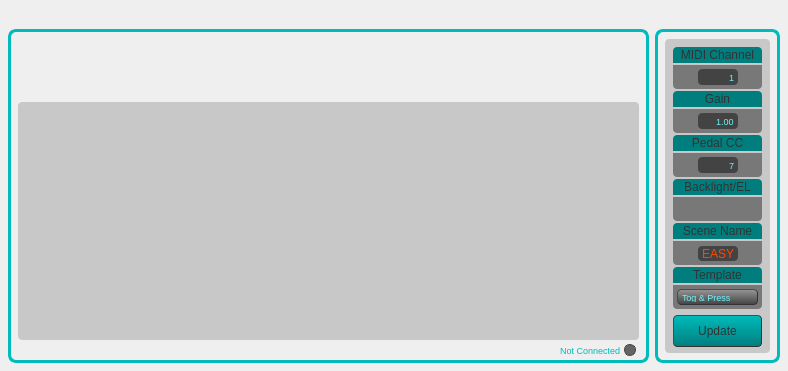
<?xml version="1.0" encoding="UTF-8"?>
<ui version="4.0">
 <class>MainWindow</class>
 <widget class="QMainWindow" name="MainWindow">
  <property name="geometry">
   <rect>
    <x>0</x>
    <y>0</y>
    <width>788</width>
    <height>371</height>
   </rect>
  </property>
  <property name="windowTitle">
   <string>MainWindow</string>
  </property>
  <widget class="QWidget" name="centralWidget">
   <property name="styleSheet">
    <string notr="true">QWidget
{
	background-color: qlineargradient(spread: pan, 
															x1:0, y1:0, x2:1, y2:1, 
															stop:0 rgba(50,50, 50, 255), 
															stop:0.5 rgba(30, 30,30, 255),
															stop:1 rgba(50,50,50, 255)
															);
}

/* ---------- QLabels ------------*/
QLabel
{
	background:		rgba(0,0,0,0);
	color: 				rgba(67, 67, 67, 255);
	font: 				7pt &quot;Arial&quot;;
	border:				none;
}

QLabel:hover
{
	border:				none;
}  

/* ---------- QSpinBox ------------*/
QSpinBox
{
	font-family:&quot;Arial&quot;;
	border-radius:4.0;
	border-color:black;
	background-color: rgba(67, 67, 67, 255);
	font-size: 9px;
	color: rgb(108, 243, 255);;
	padding:0, 0, 0, 0;
	border: none;
}

QSpinBox:hover
{
	border:				none;
}  

/* ---------- QDoubleSpinBox ------------*/
QDoubleSpinBox
{
	font-family:&quot;Arial&quot;;
	border-radius:4.0;
	border-color:black;
	background-color: rgba(67, 67, 67, 255);
	font-size:9px;
	color: rgb(108, 243, 255);;
	padding:0, 0, 0, 0;
	border: none;
}

QDoubleSpinBox:hover
{
	border:				none;
}  

/* ---------- QLineEdit ------------*/
QLineEdit
{
	font: 9pt &quot;Courier&quot;;
	border-radius:4.0;
	border-color:black;
	background-color: rgba(67, 67, 67, 255);;
	/*color: rgb(108, 243, 255);*/
	color: rgb(255, 70, 0);
	padding-left: 2px;
	border: none;
}

QLineEdit:hover
{
	border:				none;
}  

/* ---------- QCheckBox ------------*/
QCheckBox
{
	font-family:&quot;Arial&quot;;
	border-radius:4.0;
	border-color:black;
	background-color: rgba(67, 67, 67, 0);
	font-size: 11px;
	color: white;
	padding:0, 3, 0, 0;
	border: none;
}

QCheckBox:hover
{
	border:				none;
} 
</string>
   </property>
   <widget class="QFrame" name="settingsFrame">
    <property name="geometry">
     <rect>
      <x>655</x>
      <y>29</y>
      <width>125</width>
      <height>334</height>
     </rect>
    </property>
    <property name="styleSheet">
     <string notr="true">QFrame {
		background-color: qlineargradient(spread: pan, 
															x1:0, y1:0, x2:1, y2:1, 
															stop:0 rgba(100,100, 100, 255), 
															stop:0.5 rgba(70, 70,70, 255),
															stop:1 rgba(100,100,100, 255)
															);
	border-bottom-left-radius:8.0;
	border-bottom-right-radius:8.0;
	border-top-left-radius:8.0;
	border-top-right-radius:8.0;
	border: 3px solid rgb(0, 187, 187);
}</string>
    </property>
    <property name="frameShape">
     <enum>QFrame::StyledPanel</enum>
    </property>
    <property name="frameShadow">
     <enum>QFrame::Raised</enum>
    </property>
    <widget class="QFrame" name="settingsSubFrame">
     <property name="geometry">
      <rect>
       <x>10</x>
       <y>10</y>
       <width>105</width>
       <height>314</height>
      </rect>
     </property>
     <property name="styleSheet">
      <string notr="true">QFrame {
	background:rgba(200, 200, 200, 255);
	border-bottom-left-radius:4.0;
	border-bottom-right-radius:4.0;
	border-top-left-radius:4.0;
	border-top-right-radius:4.0;
	border:none;


}
</string>
     </property>
     <property name="frameShape">
      <enum>QFrame::StyledPanel</enum>
     </property>
     <property name="frameShadow">
      <enum>QFrame::Raised</enum>
     </property>
     <widget class="QLabel" name="backlightLabel">
      <property name="geometry">
       <rect>
        <x>8</x>
        <y>140</y>
        <width>89</width>
        <height>16</height>
       </rect>
      </property>
      <property name="styleSheet">
       <string notr="true">QFrame {
	background:rgb(0, 126, 126);
border-top-left-radius:4.0;
border-top-right-radius:4.0;
border-bottom-left-radius:0;
border-bottom-right-radius:0;
border: none;
color: rgba(50,50,50);
}</string>
      </property>
      <property name="text">
       <string>Backlight/EL</string>
      </property>
      <property name="alignment">
       <set>Qt::AlignCenter</set>
      </property>
     </widget>
     <widget class="QFrame" name="backlightFrame">
      <property name="geometry">
       <rect>
        <x>8</x>
        <y>158</y>
        <width>89</width>
        <height>24</height>
       </rect>
      </property>
      <property name="styleSheet">
       <string notr="true">QFrame {
	background: rgba(120, 120, 120, 255);
	border-bottom-left-radius:4.0;
	border-bottom-right-radius:4.0;
	border-top-left-radius:0;
	border-top-right-radius:0;
	border: none;
}</string>
      </property>
      <property name="frameShape">
       <enum>QFrame::StyledPanel</enum>
      </property>
      <property name="frameShadow">
       <enum>QFrame::Raised</enum>
      </property>
      <widget class="QCheckBox" name="backlight">
       <property name="geometry">
        <rect>
         <x>38</x>
         <y>4</y>
         <width>21</width>
         <height>20</height>
        </rect>
       </property>
       <property name="text">
        <string/>
       </property>
      </widget>
     </widget>
     <widget class="QFrame" name="templateFrame">
      <property name="geometry">
       <rect>
        <x>8</x>
        <y>246</y>
        <width>89</width>
        <height>24</height>
       </rect>
      </property>
      <property name="styleSheet">
       <string notr="true">QFrame {
	background: rgba(120, 120, 120, 255);
	border-bottom-left-radius:4.0;
	border-bottom-right-radius:4.0;
	border-top-left-radius:0;
	border-top-right-radius:0;
	border: none;
}</string>
      </property>
      <property name="frameShape">
       <enum>QFrame::StyledPanel</enum>
      </property>
      <property name="frameShadow">
       <enum>QFrame::Raised</enum>
      </property>
      <widget class="QComboBox" name="template_2">
       <property name="geometry">
        <rect>
         <x>4</x>
         <y>4</y>
         <width>81</width>
         <height>16</height>
        </rect>
       </property>
       <property name="styleSheet">
        <string notr="true">QComboBox
{

	font-family: &quot;Arial&quot;;
	font-size: 9px;
	background: qlineargradient(spread:repeat, x1:1, y1:0, x2:1, y2:1, stop:0 rgba(150, 150, 150, 255), stop:1 rgba(67, 67, 67, 255));
	padding: 2px 4px;
	border-style: outset;
	border-radius: 4px;
	border-width: 1px;
	border-color: rgb(50,50,50);
		color: rgb(108, 243, 255);;
}

QComboBox::down-arrow {
	image: url(noimage);
	
	background-color: rgb(121, 121,0 ,0);
}

QComboBox::drop-down {
	border-radius:0;
    border-left-color: darkgray;
    border-left-style: solid; 
	margin: 0px;
	padding: 0px;
	background-color: rgb(121, 121,0 ,0);
	color: rgb(108, 243, 255);;
}</string>
       </property>
       <item>
        <property name="text">
         <string>Tog &amp; Press</string>
        </property>
       </item>
       <item>
        <property name="text">
         <string>Faders</string>
        </property>
       </item>
      </widget>
     </widget>
     <widget class="QLabel" name="templateLabel">
      <property name="geometry">
       <rect>
        <x>8</x>
        <y>228</y>
        <width>89</width>
        <height>16</height>
       </rect>
      </property>
      <property name="styleSheet">
       <string notr="true">QFrame {
	background:rgb(0, 126, 126);
border-top-left-radius:4.0;
border-top-right-radius:4.0;
border-bottom-left-radius:0;
border-bottom-right-radius:0;
border: none;
color: rgba(50,50,50);
}</string>
      </property>
      <property name="text">
       <string>Template</string>
      </property>
      <property name="alignment">
       <set>Qt::AlignCenter</set>
      </property>
     </widget>
     <widget class="QFrame" name="gainFrame">
      <property name="geometry">
       <rect>
        <x>8</x>
        <y>70</y>
        <width>89</width>
        <height>24</height>
       </rect>
      </property>
      <property name="styleSheet">
       <string notr="true">QFrame {
	background: rgba(120, 120, 120, 255);
	border-bottom-left-radius:4.0;
	border-bottom-right-radius:4.0;
	border-top-left-radius:0;
	border-top-right-radius:0;
	border: none;
}</string>
      </property>
      <property name="frameShape">
       <enum>QFrame::StyledPanel</enum>
      </property>
      <property name="frameShadow">
       <enum>QFrame::Raised</enum>
      </property>
      <widget class="QDoubleSpinBox" name="gain">
       <property name="geometry">
        <rect>
         <x>25</x>
         <y>4</y>
         <width>40</width>
         <height>16</height>
        </rect>
       </property>
       <property name="alignment">
        <set>Qt::AlignRight|Qt::AlignTrailing|Qt::AlignVCenter</set>
       </property>
       <property name="buttonSymbols">
        <enum>QAbstractSpinBox::NoButtons</enum>
       </property>
       <property name="minimum">
        <double>0.500000000000000</double>
       </property>
       <property name="maximum">
        <double>2.550000000000000</double>
       </property>
       <property name="value">
        <double>1.000000000000000</double>
       </property>
      </widget>
     </widget>
     <widget class="QLabel" name="gainLabel">
      <property name="geometry">
       <rect>
        <x>8</x>
        <y>52</y>
        <width>89</width>
        <height>16</height>
       </rect>
      </property>
      <property name="styleSheet">
       <string notr="true">QFrame {
	background:rgb(0, 126, 126);
border-top-left-radius:4.0;
border-top-right-radius:4.0;
border-bottom-left-radius:0;
border-bottom-right-radius:0;
border: none;
color: rgba(50,50,50);
}</string>
      </property>
      <property name="text">
       <string>Gain</string>
      </property>
      <property name="alignment">
       <set>Qt::AlignCenter</set>
      </property>
     </widget>
     <widget class="QPushButton" name="update">
      <property name="geometry">
       <rect>
        <x>8</x>
        <y>276</y>
        <width>89</width>
        <height>32</height>
       </rect>
      </property>
      <property name="styleSheet">
       <string notr="true">QPushButton {
	font-family: &quot;Arial&quot;;
	font-size: 12px;
	background-color: qlineargradient(spread:repeat, x1:1, y1:0, x2:1, y2:1, stop:1 rgb(0, 126, 126), stop:0 rgb(0, 187, 187));
	border-style: outset;
	border-radius: 4.0;
	border-width: 1px;
	border-color: rgb(50, 50, 50);
	color: rgba(50,50,50);
}

QPushButton:pressed {
	background-color: qlineargradient(spread:repeat, x1:1, y1:0, x2:1, y2:1, stop:0 rgb(0, 126, 126), stop:1 rgb(0, 187, 187));
}</string>
      </property>
      <property name="text">
       <string>Update</string>
      </property>
     </widget>
     <widget class="QFrame" name="midiChannelFrame">
      <property name="geometry">
       <rect>
        <x>8</x>
        <y>26</y>
        <width>89</width>
        <height>24</height>
       </rect>
      </property>
      <property name="styleSheet">
       <string notr="true">QFrame {
	background: rgba(120, 120, 120, 255);
	border-bottom-left-radius:4.0;
	border-bottom-right-radius:4.0;
	border-top-left-radius:0;
	border-top-right-radius:0;
	border: none;
}</string>
      </property>
      <property name="frameShape">
       <enum>QFrame::StyledPanel</enum>
      </property>
      <property name="frameShadow">
       <enum>QFrame::Raised</enum>
      </property>
      <widget class="QSpinBox" name="midiChannel">
       <property name="geometry">
        <rect>
         <x>25</x>
         <y>4</y>
         <width>40</width>
         <height>16</height>
        </rect>
       </property>
       <property name="contextMenuPolicy">
        <enum>Qt::NoContextMenu</enum>
       </property>
       <property name="alignment">
        <set>Qt::AlignRight|Qt::AlignTrailing|Qt::AlignVCenter</set>
       </property>
       <property name="buttonSymbols">
        <enum>QAbstractSpinBox::NoButtons</enum>
       </property>
       <property name="minimum">
        <number>1</number>
       </property>
       <property name="maximum">
        <number>16</number>
       </property>
      </widget>
     </widget>
     <widget class="QLabel" name="gainLabel_2">
      <property name="geometry">
       <rect>
        <x>8</x>
        <y>8</y>
        <width>89</width>
        <height>16</height>
       </rect>
      </property>
      <property name="styleSheet">
       <string notr="true">QFrame {
	background:rgb(0, 126, 126);
border-top-left-radius:4.0;
border-top-right-radius:4.0;
border-bottom-left-radius:0;
border-bottom-right-radius:0;
border: none;
color: rgba(50,50,50);
}</string>
      </property>
      <property name="text">
       <string>MIDI Channel</string>
      </property>
      <property name="alignment">
       <set>Qt::AlignCenter</set>
      </property>
     </widget>
     <widget class="QFrame" name="pedalCCFrame">
      <property name="geometry">
       <rect>
        <x>8</x>
        <y>114</y>
        <width>89</width>
        <height>24</height>
       </rect>
      </property>
      <property name="styleSheet">
       <string notr="true">QFrame {
	background: rgba(120, 120, 120, 255);
	border-bottom-left-radius:4.0;
	border-bottom-right-radius:4.0;
	border-top-left-radius:0;
	border-top-right-radius:0;
	border: none;
}</string>
      </property>
      <property name="frameShape">
       <enum>QFrame::StyledPanel</enum>
      </property>
      <property name="frameShadow">
       <enum>QFrame::Raised</enum>
      </property>
      <widget class="QSpinBox" name="pedalCC">
       <property name="geometry">
        <rect>
         <x>25</x>
         <y>4</y>
         <width>40</width>
         <height>16</height>
        </rect>
       </property>
       <property name="alignment">
        <set>Qt::AlignRight|Qt::AlignTrailing|Qt::AlignVCenter</set>
       </property>
       <property name="buttonSymbols">
        <enum>QAbstractSpinBox::NoButtons</enum>
       </property>
       <property name="maximum">
        <number>127</number>
       </property>
       <property name="value">
        <number>7</number>
       </property>
      </widget>
     </widget>
     <widget class="QLabel" name="gainLabel_3">
      <property name="geometry">
       <rect>
        <x>8</x>
        <y>96</y>
        <width>89</width>
        <height>16</height>
       </rect>
      </property>
      <property name="styleSheet">
       <string notr="true">QFrame {
	background:rgb(0, 126, 126);
border-top-left-radius:4.0;
border-top-right-radius:4.0;
border-bottom-left-radius:0;
border-bottom-right-radius:0;
border: none;
color: rgba(50,50,50);
}</string>
      </property>
      <property name="text">
       <string>Pedal CC</string>
      </property>
      <property name="alignment">
       <set>Qt::AlignCenter</set>
      </property>
     </widget>
     <widget class="QFrame" name="sceneNameFrame">
      <property name="geometry">
       <rect>
        <x>8</x>
        <y>202</y>
        <width>89</width>
        <height>24</height>
       </rect>
      </property>
      <property name="styleSheet">
       <string notr="true">QFrame {
	background: rgba(120, 120, 120, 255);
	border-bottom-left-radius:4.0;
	border-bottom-right-radius:4.0;
	border-top-left-radius:0;
	border-top-right-radius:0;
	border: none;
}</string>
      </property>
      <property name="frameShape">
       <enum>QFrame::StyledPanel</enum>
      </property>
      <property name="frameShadow">
       <enum>QFrame::Raised</enum>
      </property>
      <widget class="QLineEdit" name="sceneName">
       <property name="geometry">
        <rect>
         <x>25</x>
         <y>5</y>
         <width>40</width>
         <height>15</height>
        </rect>
       </property>
       <property name="styleSheet">
        <string notr="true">font: 11pt &quot;Consolas&quot;;</string>
       </property>
       <property name="text">
        <string>EASY</string>
       </property>
       <property name="maxLength">
        <number>4</number>
       </property>
       <property name="frame">
        <bool>true</bool>
       </property>
       <property name="alignment">
        <set>Qt::AlignLeading|Qt::AlignLeft|Qt::AlignVCenter</set>
       </property>
      </widget>
     </widget>
     <widget class="QLabel" name="backlightLabel_2">
      <property name="geometry">
       <rect>
        <x>8</x>
        <y>184</y>
        <width>89</width>
        <height>16</height>
       </rect>
      </property>
      <property name="styleSheet">
       <string notr="true">QFrame {
	background:rgb(0, 126, 126);
border-top-left-radius:4.0;
border-top-right-radius:4.0;
border-bottom-left-radius:0;
border-bottom-right-radius:0;
border: none;
color: rgba(50,50,50);
}</string>
      </property>
      <property name="text">
       <string>Scene Name</string>
      </property>
      <property name="alignment">
       <set>Qt::AlignCenter</set>
      </property>
     </widget>
    </widget>
   </widget>
   <widget class="QFrame" name="sceneFrame">
    <property name="geometry">
     <rect>
      <x>8</x>
      <y>29</y>
      <width>641</width>
      <height>334</height>
     </rect>
    </property>
    <property name="styleSheet">
     <string notr="true">QFrame {
		background-color: qlineargradient(spread: pan, 
															x1:0, y1:0, x2:1, y2:1, 
															stop:0 rgba(100,100, 100, 255), 
															stop:0.5 rgba(70, 70,70, 255),
															stop:1 rgba(100,100,100, 255)
															);
	border-bottom-left-radius:8.0;
	border-bottom-right-radius:8.0;
	border-top-left-radius:8.0;
	border-top-right-radius:8.0;
	border: 3px solid rgb(0, 187, 187);
}</string>
    </property>
    <property name="frameShape">
     <enum>QFrame::StyledPanel</enum>
    </property>
    <property name="frameShadow">
     <enum>QFrame::Raised</enum>
    </property>
    <widget class="QFrame" name="keyFrame">
     <property name="geometry">
      <rect>
       <x>10</x>
       <y>73</y>
       <width>621</width>
       <height>238</height>
      </rect>
     </property>
     <property name="styleSheet">
      <string notr="true">QFrame {
	background:rgba(200, 200, 200, 255);
	border-bottom-left-radius:4.0;
	border-bottom-right-radius:4.0;
	border-top-left-radius:4.0;
	border-top-right-radius:4.0;
	border:none;


}
</string>
     </property>
     <property name="frameShape">
      <enum>QFrame::StyledPanel</enum>
     </property>
     <property name="frameShadow">
      <enum>QFrame::Raised</enum>
     </property>
    </widget>
    <widget class="QLabel" name="kmiLabel">
     <property name="geometry">
      <rect>
       <x>458</x>
       <y>9</y>
       <width>171</width>
       <height>51</height>
      </rect>
     </property>
     <property name="styleSheet">
      <string notr="true">border: none; background: rgba(0,0,0,0);</string>
     </property>
     <property name="text">
      <string/>
     </property>
     <property name="pixmap">
      <pixmap resource="../Resources.qrc">:/images/KMi_Logo300_transparent.png</pixmap>
     </property>
     <property name="scaledContents">
      <bool>true</bool>
     </property>
    </widget>
    <widget class="QLabel" name="kmiLabel_2">
     <property name="geometry">
      <rect>
       <x>8</x>
       <y>14</y>
       <width>178</width>
       <height>56</height>
      </rect>
     </property>
     <property name="styleSheet">
      <string notr="true">border: none; background: rgba(0,0,0,0);</string>
     </property>
     <property name="text">
      <string/>
     </property>
     <property name="pixmap">
      <pixmap resource="../Resources.qrc">:/images/softSteplogo.png</pixmap>
     </property>
     <property name="scaledContents">
      <bool>false</bool>
     </property>
    </widget>
    <widget class="QLabel" name="connectedLabel">
     <property name="geometry">
      <rect>
       <x>531</x>
       <y>313</y>
       <width>81</width>
       <height>16</height>
      </rect>
     </property>
     <property name="styleSheet">
      <string notr="true">color: rgb(0,187,187);
background: rgba(0,0,0,0);
font: 7pt;
border: none;</string>
     </property>
     <property name="text">
      <string>Not Connected</string>
     </property>
     <property name="alignment">
      <set>Qt::AlignRight|Qt::AlignTrailing|Qt::AlignVCenter</set>
     </property>
    </widget>
    <widget class="QFrame" name="connectedFrame">
     <property name="geometry">
      <rect>
       <x>616</x>
       <y>315</y>
       <width>12</width>
       <height>12</height>
      </rect>
     </property>
     <property name="styleSheet">
      <string notr="true">border: 1px solid rgb(67,67,67);
background: rgb(100,100,100);
border-radius:6;
</string>
     </property>
     <property name="frameShape">
      <enum>QFrame::StyledPanel</enum>
     </property>
     <property name="frameShadow">
      <enum>QFrame::Raised</enum>
     </property>
    </widget>
   </widget>
  </widget>
 </widget>
 <layoutdefault spacing="6" margin="11"/>
 <tabstops>
  <tabstop>midiChannel</tabstop>
  <tabstop>gain</tabstop>
  <tabstop>pedalCC</tabstop>
  <tabstop>backlight</tabstop>
  <tabstop>sceneName</tabstop>
  <tabstop>template_2</tabstop>
  <tabstop>update</tabstop>
 </tabstops>
 <resources>
  <include location="../Resources.qrc"/>
 </resources>
 <connections/>
</ui>
